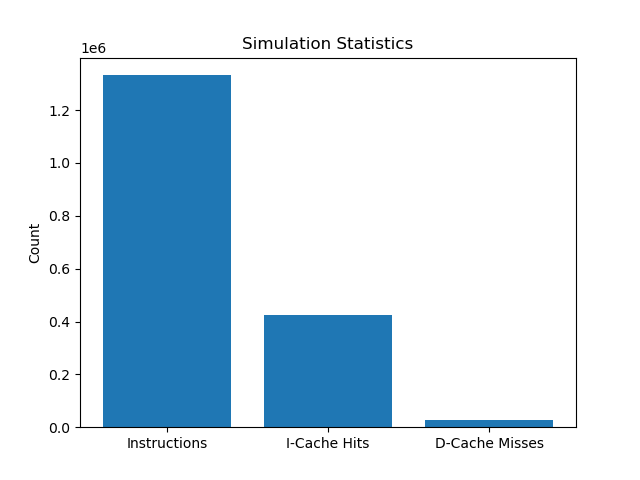

This chart was generated by the following Python code:
import matplotlib.pyplot as plt
import pprint

# Function to parse the stats file
def parse_stats(filename):
    stats = {}
    with open(filename, 'r') as f:
        for line in f:
            if line.startswith("#") or line.strip() == "":
                continue
            try:
                # Strip out any trailing comments starting with '#'
                line = line.split("#")[0].strip()
            
            # Now split the remaining part of the line into key and value
                key, value = line.split(None, 1)  # Split by first whitespace occurrence

            # Remove any extra spaces around the value
                value = value.strip()
            # Store key-value pair after converting value to float
                stats[key] = float(value)
            except ValueError:
                continue
    return stats

# Parse the stats file
stats = parse_stats("m5out/stats.txt")

# Extract the values you want to plot
sim_insts = stats["simInsts"]
icache_hits = stats["system.l1dcache0.overallHits::total"]
dcache_misses = stats["system.l1dcache0.overallMisses::total"]

# Plot the results
labels = ['Instructions', 'I-Cache Hits', 'D-Cache Misses']
values = [sim_insts, icache_hits, dcache_misses]

plt.bar(labels, values)
plt.title("Simulation Statistics")
plt.ylabel("Count")
plt.savefig('plot.png')


